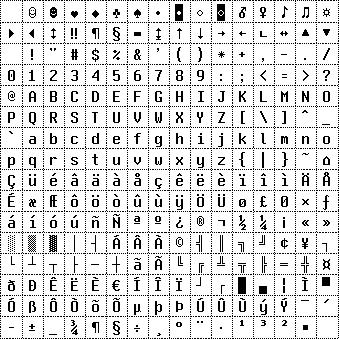
#> input picture acscon2.jpeg, 339 x 339 px
$ python asciarrays.py
#> lines starting #> are read from the running program, lines starting #| are printed output that depends on the picture
from PIL import Image
import numpy as np

pic = "acscon2.jpeg"
im = Image.open(pic)
#> im is the input picture: PIL image 339x339 L; min 0, max 255, mean 219.5
print(im.format, im.size, im.mode,)
#| JPEG (339, 339) L
# [19 lines of commented-out code are left out]
imgTable = [[0 for x in range(16)] for y in range(16)]
for i in range(16):
    for f in range(16):
        box = ((7+21*f),(4+21*i),(15+21*f),(21+21*i))
        imgTable[i][f] = im.crop(box)
#> after the loop, imgTable = 16 items
        #imgTable[i][f].save("imgTable["+str(i)+"]["+str(f)+"].jpeg")
imgTable[0][8] = imgTable[0][0]
imgTable[0][10] = imgTable[0][0]
imgTable[11][2] = imgTable[0][0]
imgTable[13][11] = imgTable[0][0]
pixelArray = []
#imgTable [3][5] = imgTable[3][5].point(lambda p: p > 128 and 255)
#print(list(imgTable[3][5].getdata()))
for x in range(16):
    for y in range(16):
        imgTable[x][y] = imgTable[x][y].point(lambda p: p > 128 and 255)
        pixelArray.append(list(imgTable[x][y].getdata()))
#> after the loop, pixelArray = 256 items
#        print(pixelArray[x][y])
finalArray = np.array(pixelArray)
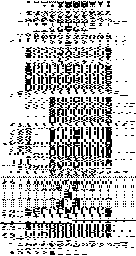
#> finalArray: shape (256, 136) int64; 76.3% white; black in thin lines or dots
#print(finalArray)
np.save("asciArray.npy",finalArray)


$ run again, with acscon.jpeg copied over acscon2.jpeg
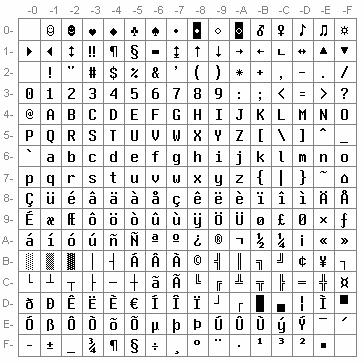
#> input picture acscon.jpeg, 364 x 363 px
#> im is the input picture: PIL image 364x363 L; min 0, max 255, mean 225
#| JPEG (364, 363) L
#> after the loop `for i in range(16):`: imgTable = 16 items
#> after the loop `for x in range(16):`: pixelArray = 256 items
#> `finalArray = np.array(pixelArray)`:
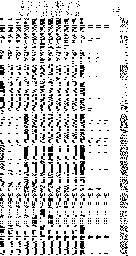
#> finalArray: shape (256, 136) int64; 84% white; black in thin lines or dots
